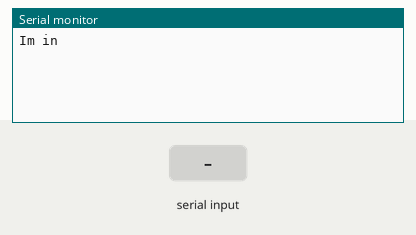
The sketch below on a simulated Arduino Uno, built with avr-gcc and run on an emulated ATmega328P. Parts: the last lines printed to the serial monitor. Inputs (shaded band) come from the test bench.

Above: at 1.2 s.
1.3 s: "L" received over Serial
At 2.1 s:
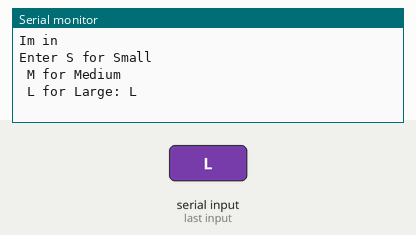
2.8 s: "90,45,200\n" received over Serial
At 4.1 s:
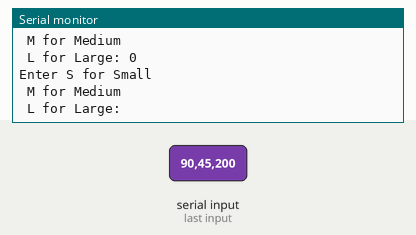
4.3 s: "s90\n" received over Serial
5.8 s: "S90\n" received over Serial
7.3 s: "m90\n" received over Serial
8.8 s: "M90\n" received over Serial
Timing chart, 0 to 11.3 s (numbered marks = the images above; inputs shaded):
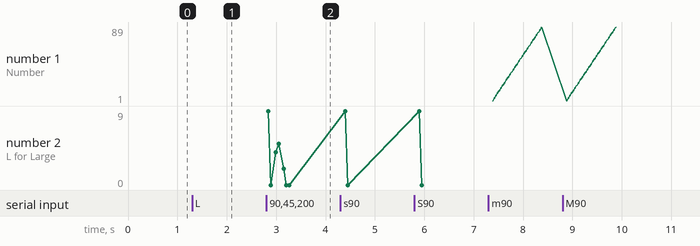

Measured:
- after the input at 1.3 s, the serial monitor: prints a new line at once (image 1)
- after the input at 2.8 s, the serial monitor: prints a new line at once (image 2)

The sketch:

Vending_machine_test.ino
```cpp
int Quantity = 0, input = 0;
char size;
void setup() {
  // put your setup code here, to run once:
  Serial.begin(9600);
  Serial.println("Im in");


}

void loop() {
  if(Serial.available())
  {
    size = Serial.read();
    Serial.print("Enter S for Small \n M for Medium \n L for Large: ");
    Serial.println(size);
    if(size == 's'|| size == 'S')
    {
      Serial.println("im in");
      if (Serial.available())
      {
        Quantity = Serial.parseInt();
        Serial.print("Enter Number of Qunatity: ");
        Serial.println(Quantity);

        for(int i =1; i<Quantity; i++)
        {
          Serial.print("Number:");
          Serial.println(i);
        }
      }
    }
    else if(size == 'm' || size == 'M')
    {
      Quantity = Serial.parseInt();
      Serial.print("Enter Number of Qunatity: ");
      Serial.println(Quantity);

      for(int i =1; i<Quantity; i++)
      {
        Serial.print("Number:");
        Serial.println(i);
      }
    }
    else if(size == 'l' || size == 'L')
    {
      Quantity = Serial.parseInt();
      Serial.print("Enter Number of Qunatity: ");
      Serial.println(Quantity);

      for(int i =1; i<Quantity; i++)
      {
        Serial.print("Number:");
        Serial.println(i);
      }
    }
  //}
  }
}
```
